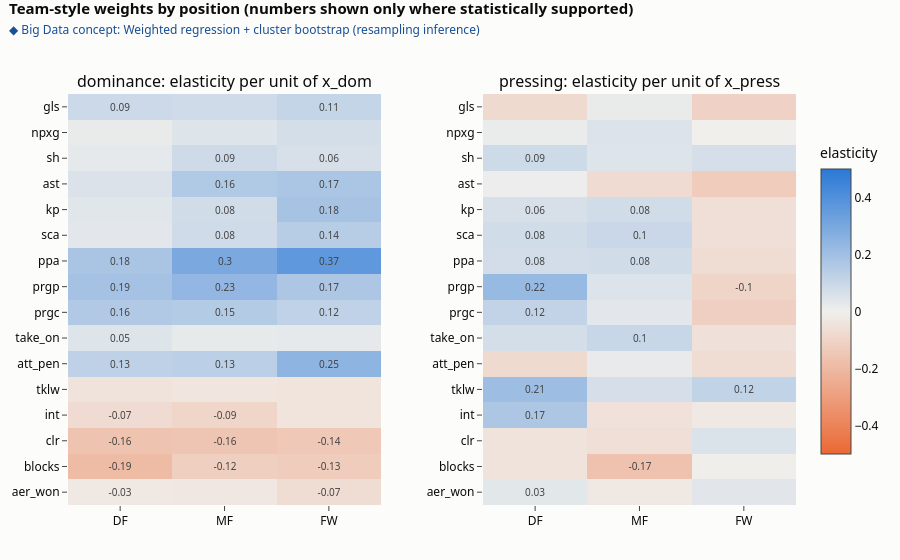

The notebook cell saved with this chart:
### Markdown cell above
## 4C. How strongly does each position's output depend on team style? (position-specific weights) <span style="background:#e8f1fc;color:#184f95;border:1px solid #86b6ef;border-radius:11px;padding:2px 10px;font-size:12px;font-weight:600;vertical-align:middle;white-space:nowrap">Big Data · Regression + cluster bootstrap</span>
For each position and each of the 16 metrics the model is `log(per-90 + c) ~ x_dom + x_press + x_str`, fitted by minutes-weighted least squares, with 95% intervals from a **cluster bootstrap** (resampling whole club-seasons, because all players of a club-season share the same context). The coefficient is an **elasticity**: +0.3 on `x_dom` means 30% more of that action per unit of extra territorial dominance. Only coefficients whose interval excludes zero are used to adjust (shrinkage to "no adjustment" otherwise). Strength is a control and is **not** adjusted away.

### Code cell
POS3 = ['DF', 'MF', 'FW']
P = df[df['pos_group'].isin(POS3) & (df['min_num'] >= 900)].copy()
P['comp_'], P['squad_'], P['yr_'] = P[col_map['comp']], P[col_map['squad']], P['start_year'].astype(int)
ctx_i = ctx.set_index(['comp', 'squad', 'yr'])[['x_dom', 'x_press', 'x_str', 'style']]
P = P.join(ctx_i, on=['comp_', 'squad_', 'yr_']); assert P[['x_dom', 'x_press', 'x_str']].notna().all().all()
P['team_id'] = P.groupby(['comp_', 'squad_', 'yr_']).ngroup()
EPS_C = {f: 0.5 * float(df.loc[df[f] > 0, f].median()) for f in active_features}
TERMS = ['x_dom', 'x_press', 'x_str']

def wls_multi(X, Y, w):
    sw = np.sqrt(w)[:, None]; return np.linalg.lstsq(X * sw, Y * sw, rcond=None)[0]
rng_b = np.random.default_rng(0); B_ = 200
rows = []
for g in POS3:
    Pg = P[P['pos_group'] == g]
    X = np.c_[np.ones(len(Pg)), Pg[TERMS].values]; Y = np.column_stack([np.log(Pg[f].values + EPS_C[f]) for f in active_features]); w = Pg['nineties'].values
    beta = wls_multi(X, Y, w)
    ids = Pg['team_id'].values; groups = {i: np.flatnonzero(ids == i) for i in np.unique(ids)}; keys = np.array(list(groups))
    boots = np.empty((B_, X.shape[1], Y.shape[1]))
    for r in range(B_):
        pick = np.concatenate([groups[k] for k in rng_b.choice(keys, len(keys))])
        boots[r] = wls_multi(X[pick], Y[pick], w[pick])
    lo, hi = np.percentile(boots, 2.5, axis=0), np.percentile(boots, 97.5, axis=0)
    for ti, term in enumerate(TERMS, start=1):
        for mi, f in enumerate(active_features):
            rows.append({'pos': g, 'metric': f.replace('_p90', ''), 'term': term, 'beta': beta[ti, mi], 'lo': lo[ti, mi], 'hi': hi[ti, mi], 'significant': (lo[ti, mi] > 0) or (hi[ti, mi] < 0), 'n': len(Pg)})
elas = pd.DataFrame(rows)
print(f"{int(elas.loc[elas['term'] != 'x_str', 'significant'].sum())} of {int((elas['term'] != 'x_str').sum())} dominance/pressing elasticities are statistically supported (95% cluster-bootstrap interval excludes 0)")

mets = [f.replace('_p90', '') for f in active_features]
fig = make_subplots(rows=1, cols=2, subplot_titles=('dominance: elasticity per unit of x_dom', 'pressing: elasticity per unit of x_press'), horizontal_spacing=0.14)
for ci, term in enumerate(['x_dom', 'x_press'], start=1):
    E_ = elas[elas['term'] == term]
    Zm = E_.pivot(index='metric', columns='pos', values='beta').loc[mets, POS3]; Lo = E_.pivot(index='metric', columns='pos', values='lo').loc[mets, POS3]
    Hi = E_.pivot(index='metric', columns='pos', values='hi').loc[mets, POS3]; Sg = E_.pivot(index='metric', columns='pos', values='significant').loc[mets, POS3]
    fig.add_trace(go.Heatmap(z=Zm.values, x=POS3, y=mets, colorscale=DIV_SCALE, zmid=0, zmin=-0.5, zmax=0.5, showscale=(ci == 2), colorbar=dict(title='elasticity', len=0.8),
                             text=np.where(Sg.values, Zm.round(2).astype(str), ''), texttemplate='%{text}', textfont=dict(size=10),
                             customdata=np.dstack([Lo.values, Hi.values, Sg.values]),
                             hovertemplate='%{y} for %{x}<br>elasticity %{z:.2f} (95% CI %{customdata[0]:.2f} to %{customdata[1]:.2f})<br>supported: %{customdata[2]}<extra></extra>'), row=1, col=ci)
    fig.update_yaxes(autorange='reversed', row=1, col=ci)
fig.update_layout(title='Team-style weights by position (numbers shown only where statistically supported)', height=560)
show(fig, 'c2_team_style_weights', concept='Weighted regression + cluster bootstrap (resampling inference)')
top_ = elas[(elas['term'] != 'x_str') & elas['significant']].assign(abs_b=lambda d: d['beta'].abs()).nlargest(6, 'abs_b')
print('Largest supported effects: ' + '; '.join(f"{r.pos} {r.metric} vs {r.term}: {r.beta:+.2f}" for r in top_.itertuples()))

n_sig_ = int(elas.loc[elas['term'] != 'x_str', 'significant'].sum()); n_all_ = int((elas['term'] != 'x_str').sum())
legend(*mets, 'x_dom', 'x_press', 'elasticity', title='Legend')
takeaway(shows=f"{n_sig_} of {n_all_} position x metric x style effects are statistically supported; the largest are " + '; '.join(f"{r.pos} {r.metric} vs {r.term} {r.beta:+.2f}" for r in top_.head(3).itertuples()) + ".",
         insight=f"Team style changes a player's numbers in {n_sig_ / n_all_:.0%} of the cases tested, and differently for each position, so the correction has to be per position and per metric, not one global factor.",
         use="A forward's box numbers at a dominant team are partly the team's; only the supported part is removed, the rest is left to the player.")

### Figure 1 — Plotly figure (JSON) as saved in the notebook; plotly's stock layout.template omitted (floating-point values rounded to 4 significant figures; data arrays with more than 128 entries replaced by an {"elided": "..."} marker saying what was removed)
{"data": [{"colorbar": {"len": 0.8, "title": {"text": "elasticity"}}, "colorscale": [[0, "#eb6834"], [0.5, "#f0efec"], [1, "#2a78d6"]], "customdata": {"elided": "144 float values"}, "hovertemplate": "%{y} for %{x}<br>elasticity %{z:.2f} (95% CI %{customdata[0]:.2f} to %{customdata[1]:.2f})<br>supported: %{customdata[2]}<extra></extra>", "showscale": false, "text": [["0.09", "", "0.11"], ["", "", ""], ["", "0.09", "0.06"], ["", "0.16", "0.17"], ["", "0.08", "0.18"], ["", "0.08", "0.14"], ["0.18", "0.3", "0.37"], ["0.19", "0.23", "0.17"], ["0.16", "0.15", "0.12"], ["0.05", "", ""], ["0.13", "0.13", "0.25"], ["", "", ""], ["-0.07", "-0.09", ""], ["-0.16", "-0.16", "-0.14"], ["-0.19", "-0.12", "-0.13"], ["-0.03", "", "-0.07"]], "textfont": {"size": 10}, "texttemplate": "%{text}", "type": "heatmap", "x": ["DF", "MF", "FW"], "xaxis": "x", "y": ["gls", "npxg", "sh", "ast", "kp", "sca", "ppa", "prgp", "prgc", "take_on", "att_pen", "tklw", "int", "clr", "blocks", "aer_won"], "yaxis": "y", "z": [[0.09359, 0.08343, 0.1103], [0.01696, 0.04776, 0.07028], [0.02484, 0.08705, 0.06229], [0.05325, 0.1606, 0.1739], [0.03935, 0.08133, 0.1833], [0.03357, 0.08331, 0.1436], [0.1773, 0.2986, 0.3657], [0.1897, 0.234, 0.1716], [0.16, 0.1533, 0.1235], [0.04819, 0.02242, 0.02474], [0.1267, 0.134, 0.248], [-0.04404, -0.03478, -0.04199], [-0.07246, -0.09411, -0.04], [-0.1604, -0.1561, -0.145], [-0.1933, -0.1198, -0.1293], [-0.02712, -0.02844, -0.07185]], "zmax": 0.5, "zmid": 0, "zmin": -0.5}, {"colorbar": {"len": 0.8, "title": {"text": "elasticity"}}, "colorscale": [[0, "#eb6834"], [0.5, "#f0efec"], [1, "#2a78d6"]], "customdata": {"elided": "144 float values"}, "hovertemplate": "%{y} for %{x}<br>elasticity %{z:.2f} (95% CI %{customdata[0]:.2f} to %{customdata[1]:.2f})<br>supported: %{customdata[2]}<extra></extra>", "showscale": true, "text": [["", "", ""], ["", "", ""], ["0.09", "", ""], ["", "", ""], ["0.06", "0.08", ""], ["0.08", "0.1", ""], ["0.08", "0.08", ""], ["0.22", "", "-0.1"], ["0.12", "", ""], ["", "0.1", ""], ["", "", ""], ["0.21", "", "0.12"], ["0.17", "", ""], ["", "", ""], ["", "-0.17", ""], ["0.03", "", ""]], "textfont": {"size": 10}, "texttemplate": "%{text}", "type": "heatmap", "x": ["DF", "MF", "FW"], "xaxis": "x2", "y": ["gls", "npxg", "sh", "ast", "kp", "sca", "ppa", "prgp", "prgc", "take_on", "att_pen", "tklw", "int", "clr", "blocks", "aer_won"], "yaxis": "y2", "z": [[-0.07697, 0.01674, -0.1073], [0.01468, 0.04928, 0.0009223], [0.08836, 0.04709, 0.06606], [0.01022, -0.07433, -0.1312], [0.06249, 0.08114, -0.05837], [0.07888, 0.09893, -0.05819], [0.07662, 0.08079, -0.06708], [0.2242, 0.05138, -0.09743], [0.116, 0.03297, -0.1169], [0.07308, 0.1007, -0.05211], [-0.07721, 0.01924, -0.06847], [0.2092, 0.06576, 0.1176], [0.1709, -0.04897, -0.02403], [-0.04603, -0.06013, 0.05562], [-0.04378, -0.1684, -0.001985], [0.0346, -0.02413, 0.03579]], "zmax": 0.5, "zmid": 0, "zmin": -0.5}], "layout": {"annotations": [{"font": {"size": 16}, "showarrow": false, "text": "dominance: elasticity per unit of x_dom", "x": 0.215, "xanchor": "center", "xref": "paper", "y": 1.0, "yanchor": "bottom", "yref": "paper"}, {"font": {"size": 16}, "showarrow": false, "text": "pressing: elasticity per unit of x_press", "x": 0.785, "xanchor": "center", "xref": "paper", "y": 1.0, "yanchor": "bottom", "yref": "paper"}], "height": 560, "margin": {"b": 55, "l": 60, "r": 30, "t": 94}, "title": {"font": {"size": 15}, "text": "<b>Team-style weights by position (numbers shown only where statistically supported)</b><br><span style='font-size:12px;color:#184f95'>◆ Big Data concept: Weighted regression + cluster bootstrap (resampling inference)</span>", "x": 0.01, "xanchor": "left", "y": 0.975, "yanchor": "top"}, "xaxis": {"anchor": "y", "domain": [0.0, 0.43]}, "xaxis2": {"anchor": "y2", "domain": [0.57, 1.0]}, "yaxis": {"anchor": "x", "autorange": "reversed", "domain": [0.0, 1.0]}, "yaxis2": {"anchor": "x2", "autorange": "reversed", "domain": [0.0, 1.0]}}}
